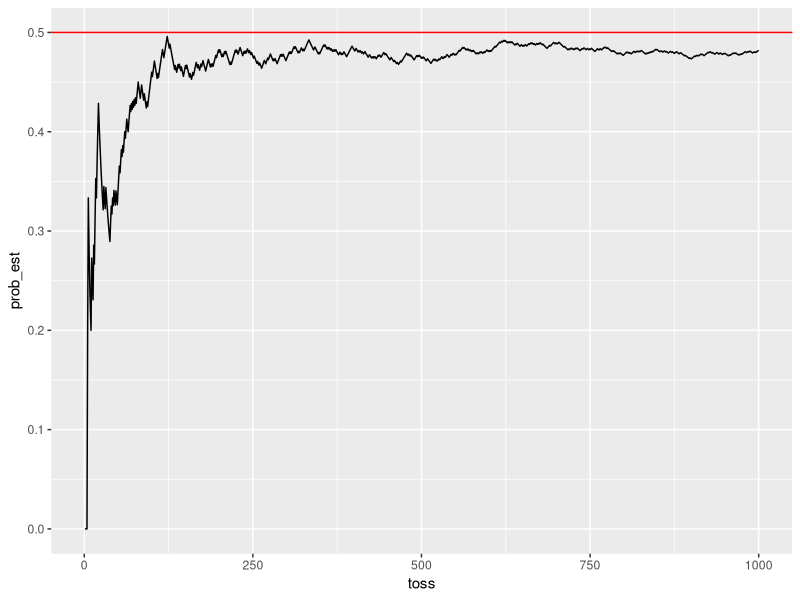
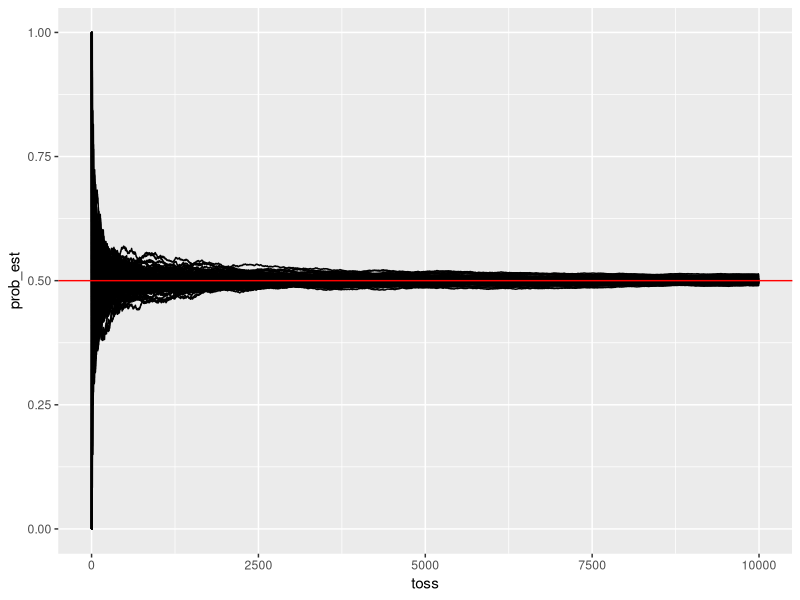
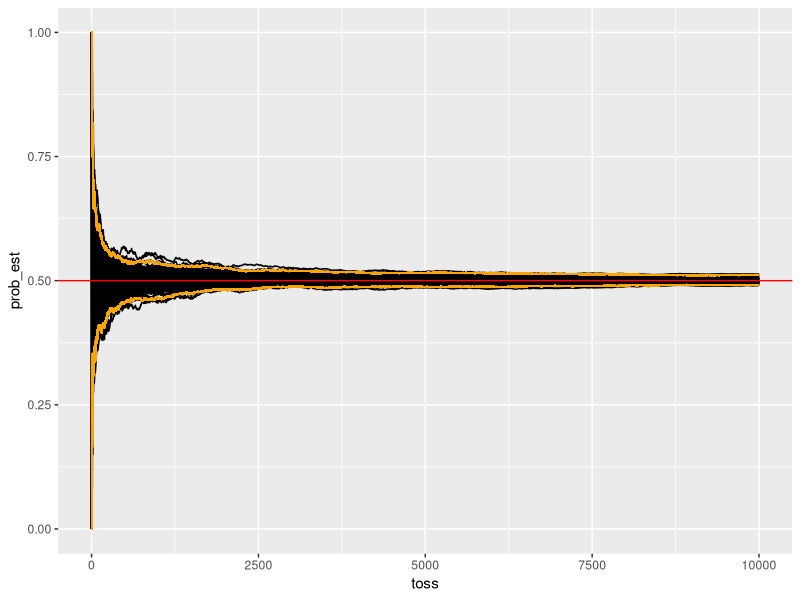
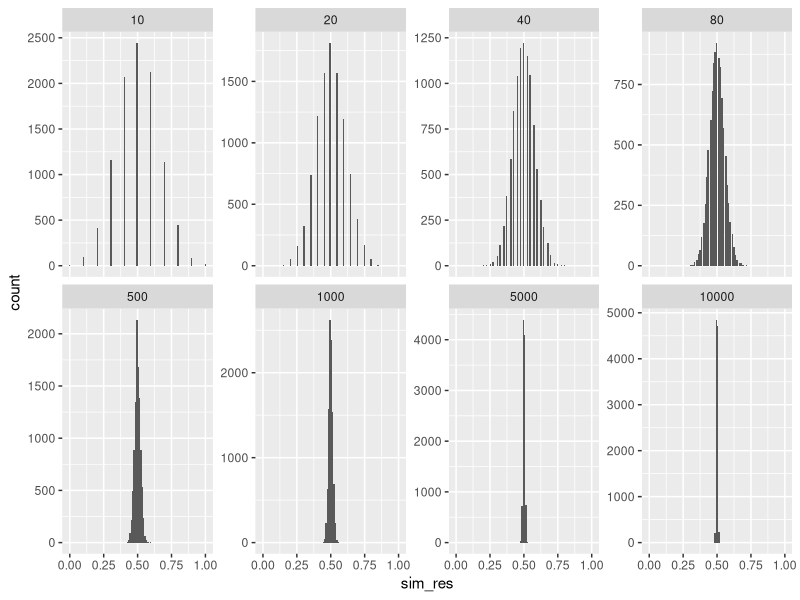
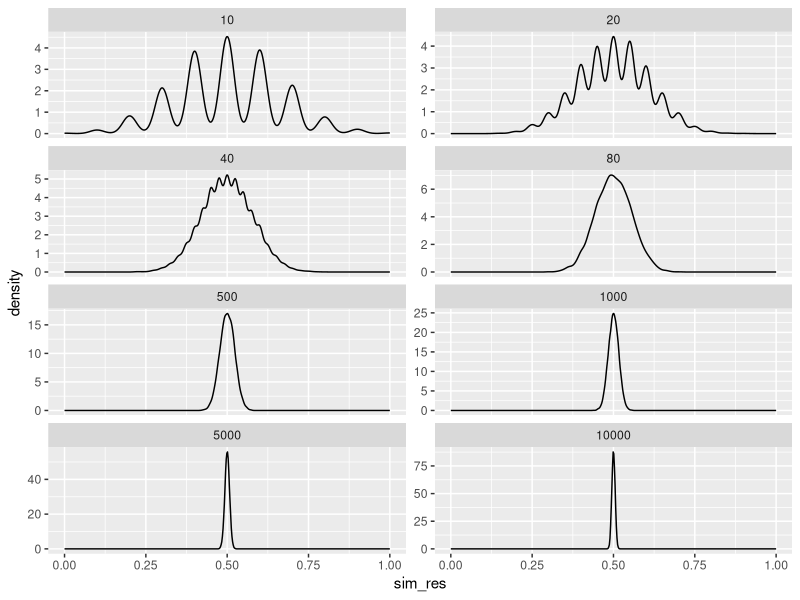
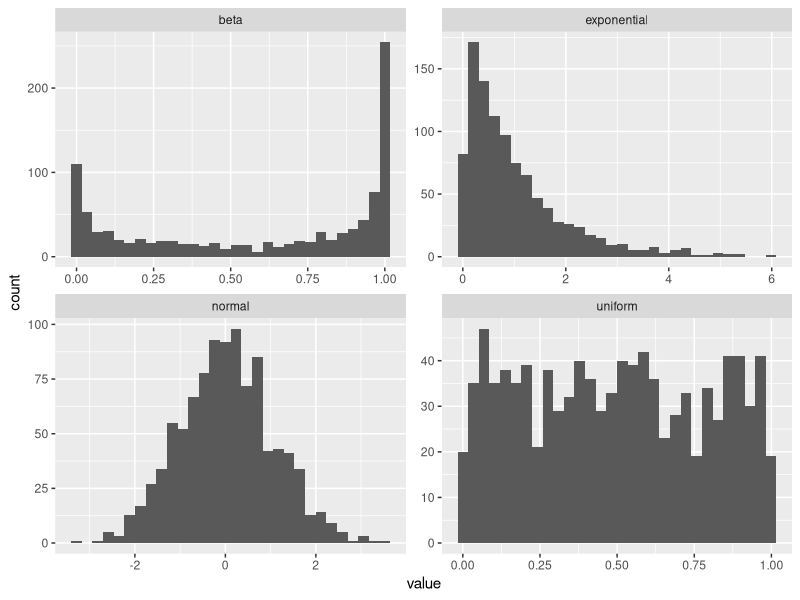
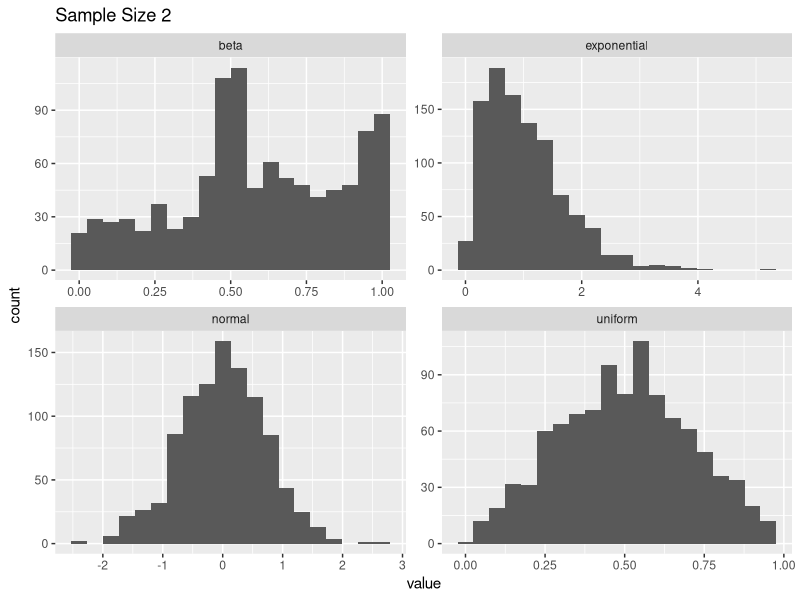
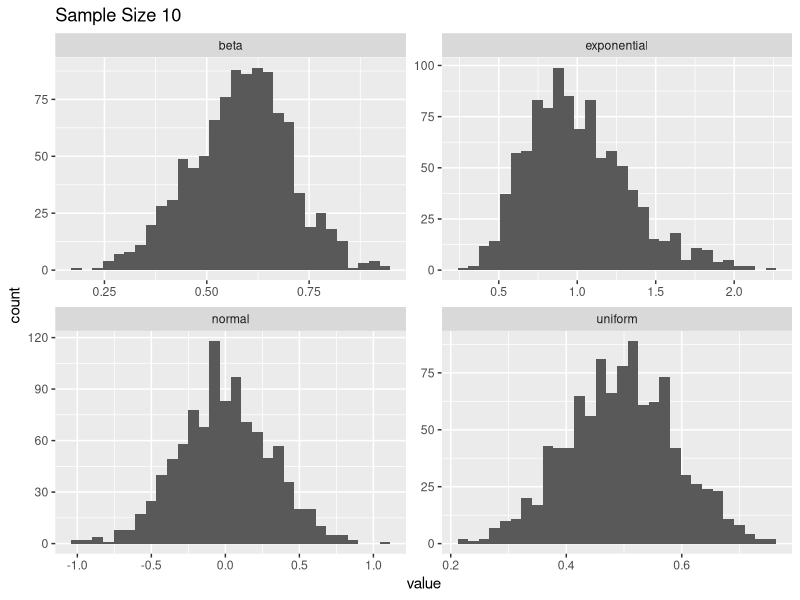

The R script that drew these images, in order:

library(tidyverse)
#####
## This script provides some examples for understanding probability theory
## using simulation models


##############################
#### Law of Large Numbers ####
##############################

# Flip a coin and count how often heads comes up

# A couple of options for flipping a coin 10 times
sample(c("Heads","Tails"),size = 10, replace = TRUE)
rbinom(n=10,size = 1, prob = 0.5) # Here we could set heads = 1


# single trial - return results as a tibble
single_trial <- function(n, p = 0.5){
  
  # draw the random values
  res <- rbinom(n=n,size = 1, prob = p)
  
  # create a tibble of outputs
  tibble(toss=1:n) %>% 
    mutate(res=res,
           total_heads=cumsum(res),
           prob_est=total_heads/toss)
}

single_trial(10)

# plot results of single trial
single_trial(1000) %>% 
  ggplot(aes(toss,prob_est)) +
  geom_line() +
  geom_hline(aes(yintercept = 0.5),color="red")


## Replicate Simulations -------------------------------------------------------
sim_coin <- function(n, p = 0.5, replicates = 1){
  
  tibble(repl=as.factor(1:replicates)) %>% 
    mutate(sim_res=map(repl,~single_trial(n=n,0.5))) %>% 
    unnest(sim_res)
  
}


sim_res <- sim_coin(10000,replicates = 100) 

sim_res %>% 
  ggplot(aes(toss,prob_est,order = repl)) +
  geom_line() +
  geom_hline(aes(yintercept = 0.5),color="red")


sim_res <- sim_res %>% 
  group_by(toss) %>% 
  mutate(upr = quantile(prob_est,probs=0.975),
            lwr = quantile(prob_est,probs=0.025)) %>% 
  ungroup()

sim_res %>% 
  ggplot(aes(toss,prob_est,order = repl)) +
  geom_line() +
  geom_hline(aes(yintercept = 0.5),color="red") +
  geom_line(aes(y=upr),color = "orange") +
  geom_line(aes(y=lwr), color = "orange")


## Plotting the distribution for different sample sizes ------------------------

rbinom(n=10,size = 100, prob = 0.5)

rbinom(n=10,size = 100, prob = 0.5)/100

flip_many <- function(flips,repl = 100){
  rbinom(n=repl,size = flips, prob = 0.5)/flips
}


sample_sizes <- c(10,20,40,80,500,1000,5000,10000)

#pdf(file = "figs/prob_theory/LLN_fig.pdf",width = 10,height = 5)
tibble(sample_size = sample_sizes) %>% 
  mutate(sim_res = map(sample_size,~flip_many(flips = ., repl = 10000))) %>% 
  unnest(sim_res) %>% 
  ggplot(aes(sim_res)) +
  geom_histogram(bins = 100) +
  facet_wrap(~sample_size, scales = "free_y", ncol = 4)
#dev.off()

tibble(sample_size = sample_sizes) %>% 
  mutate(sim_res = map(sample_size,~flip_many(flips = ., repl = 10000))) %>% 
  unnest(sim_res) %>% 
  ggplot(aes(sim_res)) +
  geom_density() +
  facet_wrap(~sample_size, scales = "free_y", ncol = 2)


###############################
#### Central Limit Theorem ####
###############################

# Draw random values from different distributions ------------------------------

n <- 10

rnorm(n)
runif(n)
rexp(n)
rbeta(n, 0.35, 0.25)

tibble(normal=rnorm(n),
       uniform=runif(n),
       exponential=rexp(n),
       beta=rbeta(n, 0.35, 0.25))

draw_rand_vals <- function(n){
  tibble(normal=rnorm(n),
         uniform=runif(n),
         exponential=rexp(n),
         beta=rbeta(n, 0.35, 0.25))
}

draw_rand_vals(100)

## plot distribution of random variables ---------------------------------------

#pdf(file = "figs/prob_theory/clt_dist.pdf",width = 10,height = 6)
draw_rand_vals(1000) %>% 
  pivot_longer(cols = normal:beta,names_to = "distribution") %>% 
  ggplot(aes(value)) +
  geom_histogram() +
  facet_wrap(~distribution, scales = "free")
#dev.off()

## draw random values and compute means ----------------------------------------

draw_rand_vals(1000) %>% 
  summarise_all(mean)

# turn this into a function for use later
draw_rand_means <- function(n){
  draw_rand_vals(n) %>% 
    summarise_all(mean)
}
draw_rand_means(100)
draw_rand_means(1000)

## replicate drawing random values and computing means

# suppose we wanted to draw 100 random values for each distribution, compute the 
# mean and then replicate this 10 different times:
tibble(trial = 1:10) %>% 
  mutate(res = map(trial, ~draw_rand_means(n = 100))) %>% 
  unnest(res)

# lets turn this into a function
clt_sim <- function(n = 10, trials = 2){
  
  tibble(trial = 1:trials) %>% 
    mutate(res = map(trial,~draw_rand_means(n=n))) %>% 
    unnest(res)
}

## plot results demonstrating the central limit theorem ------------------------

# Draw sample size = 2 random values, compute the mean, and repeat this 
# experiment 1000 times
#pdf(file = "figs/prob_theory/clt_n2.pdf",width = 10,height = 6)
clt_sim(n=2,trials=1000) %>% 
  pivot_longer(cols = normal:beta,names_to = "distribution") %>% 
  ggplot(aes(x=value)) +
  geom_histogram(bins = 20) +
  facet_wrap(~distribution,scales = "free") +
  ggtitle("Sample Size 2")
#dev.off()

# Draw sample size = 10 random values, compute the mean, and repeat this 
# experiment 1000 times
#pdf(file = "figs/prob_theory/clt_n10.pdf",width = 10,height = 6)
clt_sim(n=10,trials=1000) %>% 
  pivot_longer(cols = normal:beta,names_to = "distribution") %>% 
  ggplot(aes(x=value)) +
  geom_histogram(bins = 30) +
  facet_wrap(~distribution,scales = "free") +
  ggtitle("Sample Size 10")
#dev.off()

# Draw sample size = 100 random values, compute the mean, and repeat this 
# experiment 1000 times
#pdf(file = "figs/prob_theory/clt_n100.pdf",width = 10,height = 6)
clt_sim(n=100,trials=1000) %>% 
  pivot_longer(cols = normal:beta,names_to = "distribution") %>% 
  ggplot(aes(x=value)) +
  geom_histogram(bins = 30) +
  facet_wrap(~distribution,scales = "free") +
  ggtitle("Sample Size 100")
#dev.off()


# try out the same thing for the median
draw_rand_medians <- function(n){
  tibble(normal=rnorm(n),
         uniform=runif(n),
         exponential=rexp(n),
         beta=rbeta(n, 0.35, 0.25)) %>% 
    summarise_all(median)
}

# update the clt_sim function to allow for median
clt_sim <- function(n = 10, trials = 2, estimator = "mean"){
  
  if (estimator == "mean"){
    tibble(trial = 1:trials) %>% 
      mutate(res = map(trial,~draw_rand_means(n=n))) %>% 
      unnest(res)
  } else if (estimator == "median"){
    tibble(trial = 1:trials) %>% 
      mutate(res = map(trial,~draw_rand_medians(n=n))) %>% 
      unnest(res)
  }
}

# plot results
clt_sim(n=100,trials=1000,estimator = "median") %>% 
  pivot_longer(cols = normal:beta,names_to = "distribution") %>% 
  ggplot(aes(x=value)) +
  geom_histogram(bins = 20) +
  facet_wrap(~distribution,scales = "free") 

##############################
#### Confidence Intervals ####
##############################

# Here we demonstrate the connection between sample size and confidence 
# intervals. We start by using simulation to demonstrate the correct 
# interpretation of a confidence interval. We next repeat an experiment where 
# we draw random values from a known distribution for a given sample size, then
# we construct the quantiles around the mean values we obtain for the various 
# experiments


## Experiment 1 - Confirm Interpretation of CI ---------------------------------
alpha <- .05   # level of signifigance 
zval <- qnorm(1-alpha/2)  # z-value to be used for computing the CI

# function to draw a random sample and compute sample CI
sample_norm <- function(n){
  draw_vals <- rnorm(n) # draw random normal values 
  mean_draw <- mean(draw_vals) # compute the mean of the sample
  sample_bound <- zval*sqrt(var(draw_vals) / n) # construct the bounds for the CI
  
  # return the CI as a tibble
  tibble(low = mean_draw - sample_bound, 
         high = mean_draw + sample_bound)
}

# Count the number of times the simulated confidence interval contained the 
# true value

# generate results
sim_results <- tibble(trial=1:10000) %>% 
  mutate(res=map(trial,~sample_norm(100))) %>% 
  unnest() 
# calculate number of times contained
sim_results %>%   
  mutate(contains_true=(low<0 & high>0)) %>%  # 0 is the true mean value
  summarise(sum(contains_true)/n())

## A second set of experiments, deriving the confidence values -----------------

# A function to randomly compute the mean value of set of random values from the
# normal distribution with sample_size=10, then repeat times=100 different times
sim_norm <- function(sample_size=10,times=100){
  sapply(1:times,function(x) mean(rnorm(n=sample_size)))
}

sim_norm(10,10)
sim_norm(sample_size=100,times=10)

## Experiment 2 - sample of size 10 --------------------------------------------

# set the parameters for the known sampling distribution
mean <- 0
sd <- 1
n <- 10
alpha <- 0.05

# z statistic
qnorm(1-alpha/2)

# If we were constructing a CI it would be formed by adding and subtracting the 
# following margin of error with the mean
qnorm(1-alpha/2)*sqrt(sd^2/n)

# generate using simulation
sim_results <- sim_norm(sample_size = n, times = 100000)

# calculate quantiles across mean values
quantile(sim_results,probs = c(0.025,0.975))

# a simulated mean and CI (a type of bootstrapped based CI)
mean(sim_results)
quantile(sim_results,probs = c(0.025,0.975))

# Experiment 3 - sample of size 100 --------------------------------------------
mean <- 0
sd <- 1
n <- 100
alpha <- 0.05

# CI - mean +/- the following
qnorm(1-alpha/2)*sqrt(sd^2/n)

sim_results <- sim_norm(sample_size = 100, times = 100000)

# a simulated mean and CI 
mean(sim_results)
quantile(sim_results,probs = c(0.025,0.975))



